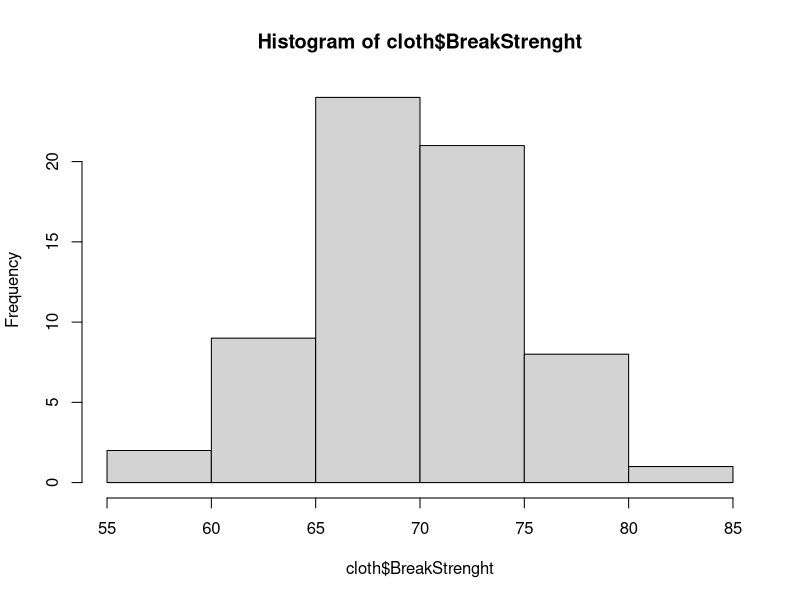
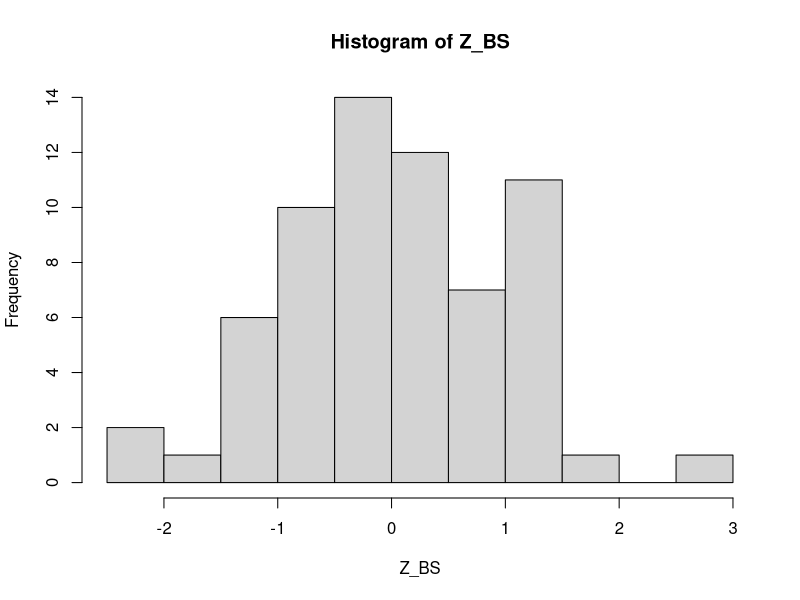
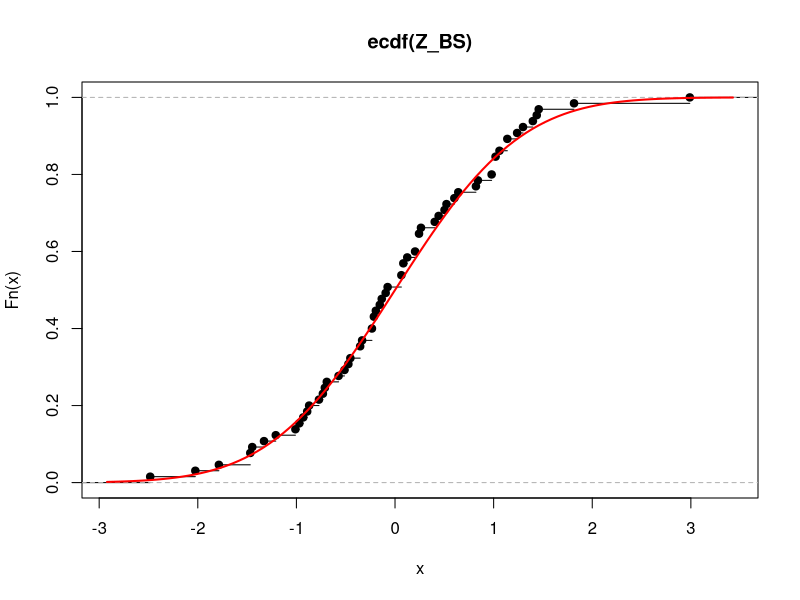

These figures' R source, in order:
## ---- chunk 1
cloth <- read.csv("../data/cloth.csv", header = TRUE)
cloth
## ---- chunk 2
# Histogram
hist(cloth$BreakStrenght)
## ---- chunk 3
Z_BS <- (cloth$BreakStrenght - mean(cloth$BreakStrenght))/sd(cloth$BreakStrenght)
hist(Z_BS)
plot(ecdf(Z_BS))
curve(pnorm, add = T, col = "red", lwd = 2)
## ---- chunk 4
# Frequency table
observed_freq <- table(cloth$NumFlaw)
observed_freq

# Poisson Prob
poisson_prob <- dpois(0:2, lambda = 1.2)
poisson_prob <- c(poisson_prob, 1-sum(poisson_prob))
poisson_prob
sum(poisson_prob)

# Chi-Squared Goodness-of-Fit Test
chi_test <- chisq.test(x = observed_freq, p = poisson_prob)
chi_test
